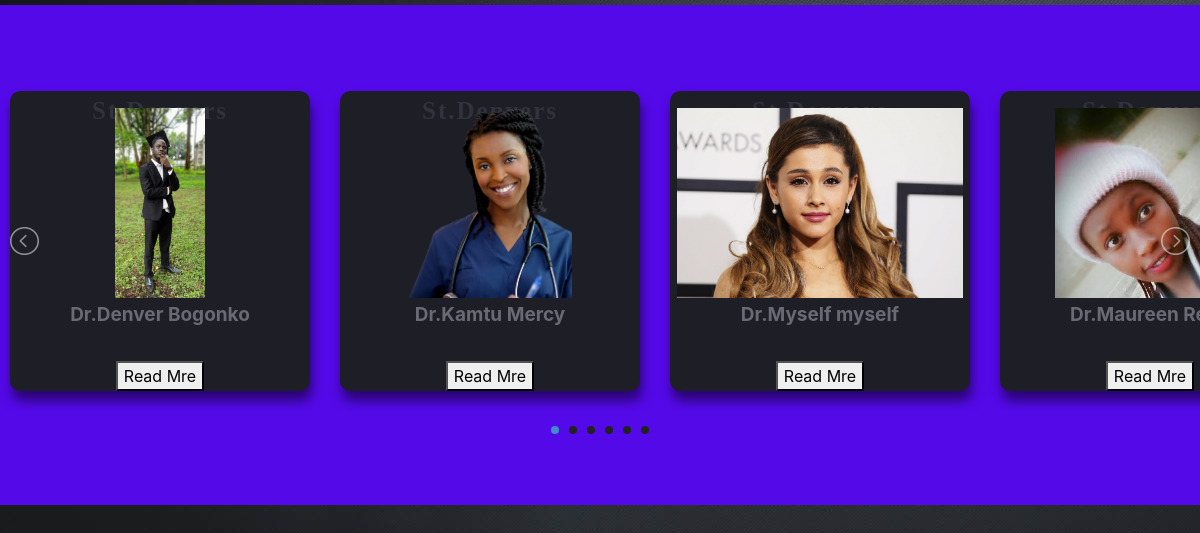
Page /health/doc_ndex on the committed database.
### MyDoc/models.py (models this page shows, shortened)
class Doctor(models.Model):
    d_name = models.CharField(max_length=60)
    image = models.ImageField(default='enrc.jpg', upload_to='profile_pics', blank=True)
    bio = models.TextField(max_length=150)
    department = models.ForeignKey(Department, on_delete=models.PROTECT)

### MyDoc/views.py (the view)
# urls.py: path('doc_ndex', views.doc_ndex, name='doc_ndex'),
def doc_ndex(request):
    dct = Doctor.objects.all()
    context = {
        'doctors': dct
    }
    return render(request, 'MyDoc/doc_ndex.html', context)

### MyDoc/templates/MyDoc/doc_ndex.html (shortened to what this page needs)
{% load static %}
{% block content %}
<!doctype html>
<html>
<head>
    <link rel="stylesheet" href="{% static 'MyDoc/css/cntact.css' %}" type="text/css">
    <link rel="stylesheet" href="{% static 'MyDoc/css/lightslider.css' %}" type="text/css">
    <link rel="stylesheet" href="{% static 'MyDoc/css/bootstrap.min.css' %}">
</head>
<body>
	<div class="containerrr">
		<ul id="autoWidth" class="cs-hidden">
    {% if doctors %}
        {% for dct in doctors %}
          <li class="item-a">
                <div class="box">
                    <p class="marvel">St.Denvers</p>
                    <img src="{{ dct.image.url }}" class="model" alt="">
                    <p class="para" style="font-size: 19px; margin-top: -15px;">Dr.{{ dct.d_name }}</p>
                    <a href="{% url 'MyDoc:doctors' %}">
                     <button type="button" style="margin-top: -50px">Read Mre</button>
                    </a>
                </div>
          </li>
             {% endfor %}
               {% endif %}
		</ul>
	</div>
</body>
</html>
{% endblock %}

### MyDoc/static/MyDoc/css/cntact.css (style rules this page uses)
body { width: 100vw; display: flex; align-items: flex-start; flex-direction: row; background:url("background.jpg"); overflow: scroll; flex-wrap: wrap; height: 100vh; }
body { margin:0px; padding:0px; }
ul { list-style:none; }
a { text-decoration:none; }
.containerrr { width:100%; height: 500px; margin-top: 5px; background-color: #5409e9; display:flex; justify-content: center; align-items: center; }
.box { width:300px; height:300px; background-color:#1e1e26; border-radius: 10px; box-shadow: 2px 10px 12px rgba(0,0,0,0.5); display: flex; flex-direction: column; align-items: center; justify-content: space-between; box-sizing: border-box; margin: 20px 10px; }
.model { height: 190px; max-height: 100%; max-width: 100%; margin-top: -55px; }
.marvel { color:#32323e; font-weight: bold; letter-spacing: 2px; font-family: bebas kai; margin-top: 1px; font-size: 25px; }
.para { font-weight: bold; color:#6a6a74; text-align: center; margin-top: -60px; }

### MyDoc/static/MyDoc/css/lightslider.css (style rules this page uses)
.lightSlider:before, .lightSlider:after { content: " "; display: table; }
.lightSlider { overflow: hidden; margin: 0; }
.lSSlideWrapper > .lightSlider:after { clear: both; }
.lSSlideWrapper .lSSlide { -webkit-transform: translate(0px, 0px); -ms-transform: translate(0px, 0px); transform: translate(0px, 0px); -webkit-transition: all 1s; -webkit-transition-property: -webkit-transform,height; -moz-transition-property: -moz-transform,height; transition-property: transform,height; -webkit-transition-duration: inherit !important; transition-duration: inherit !important; -webkit-transition-timing-function: inherit !important; transition-timing-function: inherit !important; }
.lSSlideOuter .lightSlider, .lSSlideOuter .lSPager { padding-left: 0; list-style: none outside none; }
.lSSlideOuter .lightSlider > *, .lSSlideOuter .lSGallery li { float: left; }
.lightSlider.lsGrab > * { cursor: -webkit-grab; cursor: -moz-grab; cursor: -o-grab; cursor: -ms-grab; cursor: grab; }

### rows in the picture
Doctor: image (picture), d_name "Denver Bogonko"
Doctor: image (picture), d_name "Kamtu Mercy"
Doctor: image (picture), d_name "Myself myself"
Doctor: image (picture), d_name "Maureen…"
